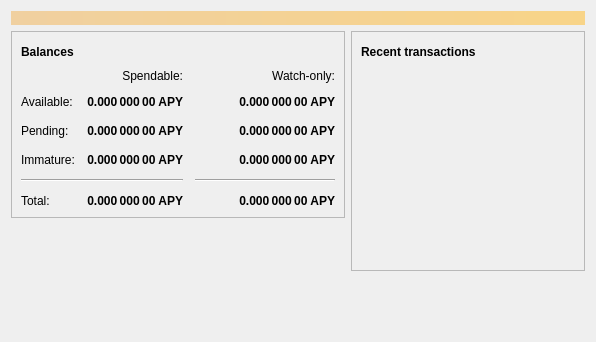
<?xml version="1.0" encoding="UTF-8"?>
<ui version="4.0">
 <class>OverviewPage</class>
 <widget class="QWidget" name="OverviewPage">
  <property name="geometry">
   <rect>
    <x>0</x>
    <y>0</y>
    <width>596</width>
    <height>342</height>
   </rect>
  </property>
  <property name="windowTitle">
   <string>Form</string>
  </property>
  <layout class="QVBoxLayout" name="topLayout">
   <item>
    <widget class="QLabel" name="labelAlerts">
     <property name="visible">
      <bool>false</bool>
     </property>
     <property name="styleSheet">
      <string notr="true">QLabel { background-color: qlineargradient(x1: 0, y1: 0, x2: 1, y2: 0, stop:0 #F0D0A0, stop:1 #F8D488); color:#000000; }</string>
     </property>
     <property name="wordWrap">
      <bool>true</bool>
     </property>
     <property name="margin">
      <number>3</number>
     </property>
     <property name="textInteractionFlags">
      <set>Qt::TextSelectableByMouse</set>
     </property>
    </widget>
   </item>
   <item>
    <layout class="QHBoxLayout" name="horizontalLayout" stretch="1,1">
     <item>
      <layout class="QVBoxLayout" name="verticalLayout_2">
       <item>
        <widget class="QFrame" name="frame">
         <property name="frameShape">
          <enum>QFrame::StyledPanel</enum>
         </property>
         <property name="frameShadow">
          <enum>QFrame::Raised</enum>
         </property>
         <layout class="QVBoxLayout" name="verticalLayout_4">
          <item>
           <layout class="QHBoxLayout" name="horizontalLayout_4">
            <item>
             <widget class="QLabel" name="label_5">
              <property name="font">
               <font>
                <weight>75</weight>
                <bold>true</bold>
               </font>
              </property>
              <property name="text">
               <string>Balances</string>
              </property>
             </widget>
            </item>
            <item>
             <widget class="QPushButton" name="labelWalletStatus">
              <property name="enabled">
               <bool>true</bool>
              </property>
              <property name="maximumSize">
               <size>
                <width>30</width>
                <height>16777215</height>
               </size>
              </property>
              <property name="toolTip">
               <string>The displayed information may be out of date. Your wallet automatically synchronizes with the Bitcoin network after a connection is established, but this process has not completed yet.</string>
              </property>
              <property name="text">
               <string/>
              </property>
              <property name="icon">
               <iconset resource="../bitcoin.qrc">
                <normaloff>:/icons/warning</normaloff>
                <disabledoff>:/icons/warning</disabledoff>:/icons/warning</iconset>
              </property>
              <property name="iconSize">
               <size>
                <width>24</width>
                <height>24</height>
               </size>
              </property>
              <property name="flat">
               <bool>true</bool>
              </property>
             </widget>
            </item>
            <item>
             <spacer name="horizontalSpacer_3">
              <property name="orientation">
               <enum>Qt::Horizontal</enum>
              </property>
              <property name="sizeHint" stdset="0">
               <size>
                <width>40</width>
                <height>20</height>
               </size>
              </property>
             </spacer>
            </item>
           </layout>
          </item>
          <item>
           <layout class="QGridLayout" name="gridLayout">
            <property name="spacing">
             <number>12</number>
            </property>
            <item row="2" column="2">
             <widget class="QLabel" name="labelWatchPending">
              <property name="font">
               <font>
                <weight>75</weight>
                <bold>true</bold>
               </font>
              </property>
              <property name="cursor">
               <cursorShape>IBeamCursor</cursorShape>
              </property>
              <property name="toolTip">
               <string>Unconfirmed transactions to watch-only addresses</string>
              </property>
              <property name="text">
               <string notr="true">0.000 000 00 APY</string>
              </property>
              <property name="alignment">
               <set>Qt::AlignRight|Qt::AlignTrailing|Qt::AlignVCenter</set>
              </property>
              <property name="textInteractionFlags">
               <set>Qt::LinksAccessibleByMouse|Qt::TextSelectableByKeyboard|Qt::TextSelectableByMouse</set>
              </property>
             </widget>
            </item>
            <item row="2" column="1">
             <widget class="QLabel" name="labelUnconfirmed">
              <property name="font">
               <font>
                <weight>75</weight>
                <bold>true</bold>
               </font>
              </property>
              <property name="cursor">
               <cursorShape>IBeamCursor</cursorShape>
              </property>
              <property name="toolTip">
               <string>Total of transactions that have yet to be confirmed, and do not yet count toward the spendable balance</string>
              </property>
              <property name="text">
               <string notr="true">0.000 000 00 APY</string>
              </property>
              <property name="alignment">
               <set>Qt::AlignRight|Qt::AlignTrailing|Qt::AlignVCenter</set>
              </property>
              <property name="textInteractionFlags">
               <set>Qt::LinksAccessibleByMouse|Qt::TextSelectableByKeyboard|Qt::TextSelectableByMouse</set>
              </property>
             </widget>
            </item>
            <item row="3" column="2">
             <widget class="QLabel" name="labelWatchImmature">
              <property name="font">
               <font>
                <weight>75</weight>
                <bold>true</bold>
               </font>
              </property>
              <property name="cursor">
               <cursorShape>IBeamCursor</cursorShape>
              </property>
              <property name="toolTip">
               <string>Mined balance in watch-only addresses that has not yet matured</string>
              </property>
              <property name="text">
               <string notr="true">0.000 000 00 APY</string>
              </property>
              <property name="alignment">
               <set>Qt::AlignRight|Qt::AlignTrailing|Qt::AlignVCenter</set>
              </property>
              <property name="textInteractionFlags">
               <set>Qt::LinksAccessibleByMouse|Qt::TextSelectableByKeyboard|Qt::TextSelectableByMouse</set>
              </property>
             </widget>
            </item>
            <item row="4" column="0" colspan="2">
             <widget class="Line" name="line">
              <property name="orientation">
               <enum>Qt::Horizontal</enum>
              </property>
             </widget>
            </item>
            <item row="4" column="2">
             <widget class="Line" name="lineWatchBalance">
              <property name="sizePolicy">
               <sizepolicy hsizetype="Preferred" vsizetype="Fixed">
                <horstretch>0</horstretch>
                <verstretch>0</verstretch>
               </sizepolicy>
              </property>
              <property name="minimumSize">
               <size>
                <width>140</width>
                <height>0</height>
               </size>
              </property>
              <property name="orientation">
               <enum>Qt::Horizontal</enum>
              </property>
             </widget>
            </item>
            <item row="5" column="0">
             <widget class="QLabel" name="labelTotalText">
              <property name="text">
               <string>Total:</string>
              </property>
             </widget>
            </item>
            <item row="3" column="1">
             <widget class="QLabel" name="labelImmature">
              <property name="font">
               <font>
                <weight>75</weight>
                <bold>true</bold>
               </font>
              </property>
              <property name="cursor">
               <cursorShape>IBeamCursor</cursorShape>
              </property>
              <property name="toolTip">
               <string>Mined balance that has not yet matured</string>
              </property>
              <property name="text">
               <string notr="true">0.000 000 00 APY</string>
              </property>
              <property name="alignment">
               <set>Qt::AlignRight|Qt::AlignTrailing|Qt::AlignVCenter</set>
              </property>
              <property name="textInteractionFlags">
               <set>Qt::LinksAccessibleByMouse|Qt::TextSelectableByKeyboard|Qt::TextSelectableByMouse</set>
              </property>
             </widget>
            </item>
            <item row="2" column="3">
             <spacer name="horizontalSpacer_2">
              <property name="orientation">
               <enum>Qt::Horizontal</enum>
              </property>
              <property name="sizeHint" stdset="0">
               <size>
                <width>40</width>
                <height>20</height>
               </size>
              </property>
             </spacer>
            </item>
            <item row="3" column="0">
             <widget class="QLabel" name="labelImmatureText">
              <property name="text">
               <string>Immature:</string>
              </property>
             </widget>
            </item>
            <item row="5" column="1">
             <widget class="QLabel" name="labelTotal">
              <property name="font">
               <font>
                <weight>75</weight>
                <bold>true</bold>
               </font>
              </property>
              <property name="cursor">
               <cursorShape>IBeamCursor</cursorShape>
              </property>
              <property name="toolTip">
               <string>Your current total balance</string>
              </property>
              <property name="text">
               <string notr="true">0.000 000 00 APY</string>
              </property>
              <property name="alignment">
               <set>Qt::AlignRight|Qt::AlignTrailing|Qt::AlignVCenter</set>
              </property>
              <property name="textInteractionFlags">
               <set>Qt::LinksAccessibleByMouse|Qt::TextSelectableByKeyboard|Qt::TextSelectableByMouse</set>
              </property>
             </widget>
            </item>
            <item row="5" column="2">
             <widget class="QLabel" name="labelWatchTotal">
              <property name="font">
               <font>
                <weight>75</weight>
                <bold>true</bold>
               </font>
              </property>
              <property name="cursor">
               <cursorShape>IBeamCursor</cursorShape>
              </property>
              <property name="toolTip">
               <string>Current total balance in watch-only addresses</string>
              </property>
              <property name="text">
               <string notr="true">0.000 000 00 APY</string>
              </property>
              <property name="alignment">
               <set>Qt::AlignRight|Qt::AlignTrailing|Qt::AlignVCenter</set>
              </property>
              <property name="textInteractionFlags">
               <set>Qt::LinksAccessibleByMouse|Qt::TextSelectableByKeyboard|Qt::TextSelectableByMouse</set>
              </property>
             </widget>
            </item>
            <item row="0" column="2">
             <widget class="QLabel" name="labelWatchonly">
              <property name="text">
               <string>Watch-only:</string>
              </property>
              <property name="alignment">
               <set>Qt::AlignRight|Qt::AlignTrailing|Qt::AlignVCenter</set>
              </property>
             </widget>
            </item>
            <item row="1" column="0">
             <widget class="QLabel" name="labelBalanceText">
              <property name="text">
               <string>Available:</string>
              </property>
             </widget>
            </item>
            <item row="1" column="1">
             <widget class="QLabel" name="labelBalance">
              <property name="font">
               <font>
                <weight>75</weight>
                <bold>true</bold>
               </font>
              </property>
              <property name="cursor">
               <cursorShape>IBeamCursor</cursorShape>
              </property>
              <property name="toolTip">
               <string>Your current spendable balance</string>
              </property>
              <property name="text">
               <string notr="true">0.000 000 00 APY</string>
              </property>
              <property name="alignment">
               <set>Qt::AlignRight|Qt::AlignTrailing|Qt::AlignVCenter</set>
              </property>
              <property name="textInteractionFlags">
               <set>Qt::LinksAccessibleByMouse|Qt::TextSelectableByKeyboard|Qt::TextSelectableByMouse</set>
              </property>
             </widget>
            </item>
            <item row="1" column="2">
             <widget class="QLabel" name="labelWatchAvailable">
              <property name="font">
               <font>
                <weight>75</weight>
                <bold>true</bold>
               </font>
              </property>
              <property name="cursor">
               <cursorShape>IBeamCursor</cursorShape>
              </property>
              <property name="toolTip">
               <string>Your current balance in watch-only addresses</string>
              </property>
              <property name="text">
               <string notr="true">0.000 000 00 APY</string>
              </property>
              <property name="alignment">
               <set>Qt::AlignRight|Qt::AlignTrailing|Qt::AlignVCenter</set>
              </property>
              <property name="textInteractionFlags">
               <set>Qt::LinksAccessibleByMouse|Qt::TextSelectableByKeyboard|Qt::TextSelectableByMouse</set>
              </property>
             </widget>
            </item>
            <item row="2" column="0">
             <widget class="QLabel" name="labelPendingText">
              <property name="text">
               <string>Pending:</string>
              </property>
             </widget>
            </item>
            <item row="0" column="1">
             <widget class="QLabel" name="labelSpendable">
              <property name="text">
               <string>Spendable:</string>
              </property>
              <property name="alignment">
               <set>Qt::AlignRight|Qt::AlignTrailing|Qt::AlignVCenter</set>
              </property>
             </widget>
            </item>
           </layout>
          </item>
         </layout>
        </widget>
       </item>
       <item>
        <spacer name="verticalSpacer">
         <property name="orientation">
          <enum>Qt::Vertical</enum>
         </property>
         <property name="sizeHint" stdset="0">
          <size>
           <width>20</width>
           <height>40</height>
          </size>
         </property>
        </spacer>
       </item>
      </layout>
     </item>
     <item>
      <layout class="QVBoxLayout" name="verticalLayout_3">
       <item>
        <widget class="QFrame" name="frame_2">
         <property name="frameShape">
          <enum>QFrame::StyledPanel</enum>
         </property>
         <property name="frameShadow">
          <enum>QFrame::Raised</enum>
         </property>
         <layout class="QVBoxLayout" name="verticalLayout">
          <item>
           <layout class="QHBoxLayout" name="horizontalLayout_2">
            <item>
             <widget class="QLabel" name="label_4">
              <property name="font">
               <font>
                <weight>75</weight>
                <bold>true</bold>
               </font>
              </property>
              <property name="text">
               <string>Recent transactions</string>
              </property>
             </widget>
            </item>
            <item>
             <widget class="QPushButton" name="labelTransactionsStatus">
              <property name="enabled">
               <bool>true</bool>
              </property>
              <property name="maximumSize">
               <size>
                <width>30</width>
                <height>16777215</height>
               </size>
              </property>
              <property name="toolTip">
               <string>The displayed information may be out of date. Your wallet automatically synchronizes with the Bitcoin network after a connection is established, but this process has not completed yet.</string>
              </property>
              <property name="text">
               <string/>
              </property>
              <property name="icon">
               <iconset resource="../bitcoin.qrc">
                <normaloff>:/icons/warning</normaloff>
                <disabledoff>:/icons/warning</disabledoff>:/icons/warning</iconset>
              </property>
              <property name="iconSize">
               <size>
                <width>24</width>
                <height>24</height>
               </size>
              </property>
              <property name="flat">
               <bool>true</bool>
              </property>
             </widget>
            </item>
            <item>
             <spacer name="horizontalSpacer">
              <property name="orientation">
               <enum>Qt::Horizontal</enum>
              </property>
              <property name="sizeHint" stdset="0">
               <size>
                <width>40</width>
                <height>20</height>
               </size>
              </property>
             </spacer>
            </item>
           </layout>
          </item>
          <item>
           <widget class="QListView" name="listTransactions">
            <property name="styleSheet">
             <string notr="true">QListView { background: transparent; }</string>
            </property>
            <property name="frameShape">
             <enum>QFrame::NoFrame</enum>
            </property>
            <property name="verticalScrollBarPolicy">
             <enum>Qt::ScrollBarAlwaysOff</enum>
            </property>
            <property name="horizontalScrollBarPolicy">
             <enum>Qt::ScrollBarAlwaysOff</enum>
            </property>
            <property name="selectionMode">
             <enum>QAbstractItemView::NoSelection</enum>
            </property>
           </widget>
          </item>
         </layout>
        </widget>
       </item>
       <item>
        <spacer name="verticalSpacer_2">
         <property name="orientation">
          <enum>Qt::Vertical</enum>
         </property>
         <property name="sizeHint" stdset="0">
          <size>
           <width>20</width>
           <height>40</height>
          </size>
         </property>
        </spacer>
       </item>
      </layout>
     </item>
    </layout>
   </item>
  </layout>
 </widget>
 <resources/>
 <connections/>
</ui>
